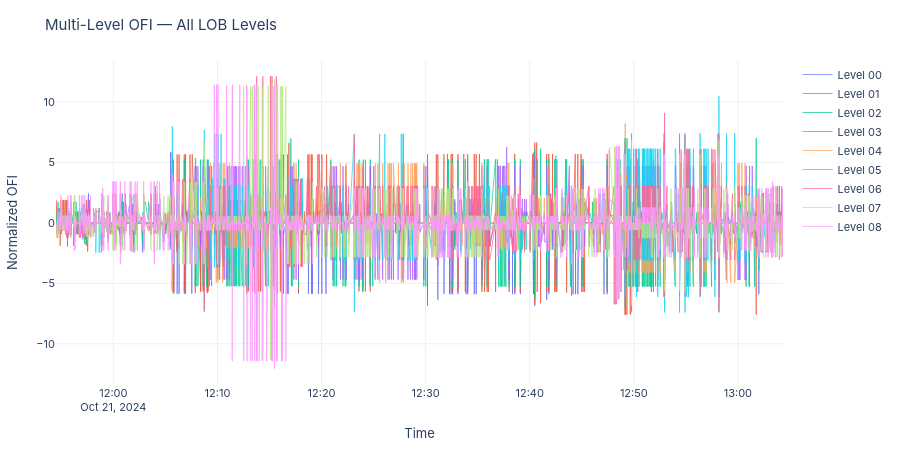

Source (notebook cell):
### Code cell
fig2 = viz_mod.multilevel_ofi_chart(ofi_levels_df, level_cols, df['ts_event'])
fig2.show()

### Figure 1 — Plotly figure (JSON) as saved in the notebook; plotly's stock layout.template omitted (floating-point values rounded to 4 significant figures; data arrays with more than 128 entries replaced by an {"elided": "..."} marker saying what was removed)
{"data": [{"line": {"width": 1}, "name": "Level 00", "opacity": 0.7, "type": "scatter", "x": {"elided": "5000 str values"}, "y": {"elided": "5000 float values"}}, {"line": {"width": 1}, "name": "Level 01", "opacity": 0.7, "type": "scatter", "x": {"elided": "5000 str values"}, "y": {"elided": "5000 float values"}}, {"line": {"width": 1}, "name": "Level 02", "opacity": 0.7, "type": "scatter", "x": {"elided": "5000 str values"}, "y": {"elided": "5000 float values"}}, {"line": {"width": 1}, "name": "Level 03", "opacity": 0.7, "type": "scatter", "x": {"elided": "5000 str values"}, "y": {"elided": "5000 float values"}}, {"line": {"width": 1}, "name": "Level 04", "opacity": 0.7, "type": "scatter", "x": {"elided": "5000 str values"}, "y": {"elided": "5000 float values"}}, {"line": {"width": 1}, "name": "Level 05", "opacity": 0.7, "type": "scatter", "x": {"elided": "5000 str values"}, "y": {"elided": "5000 float values"}}, {"line": {"width": 1}, "name": "Level 06", "opacity": 0.7, "type": "scatter", "x": {"elided": "5000 str values"}, "y": {"elided": "5000 float values"}}, {"line": {"width": 1}, "name": "Level 07", "opacity": 0.7, "type": "scatter", "x": {"elided": "5000 str values"}, "y": {"elided": "5000 float values"}}, {"line": {"width": 1}, "name": "Level 08", "opacity": 0.7, "type": "scatter", "x": {"elided": "5000 str values"}, "y": {"elided": "5000 float values"}}], "layout": {"font": {"family": "Inter, sans-serif", "size": 11}, "height": 450, "margin": {"b": 40, "l": 50, "r": 30, "t": 60}, "title": {"text": "Multi-Level OFI — All LOB Levels"}, "xaxis": {"title": {"text": "Time"}}, "yaxis": {"title": {"text": "Normalized OFI"}}}}
